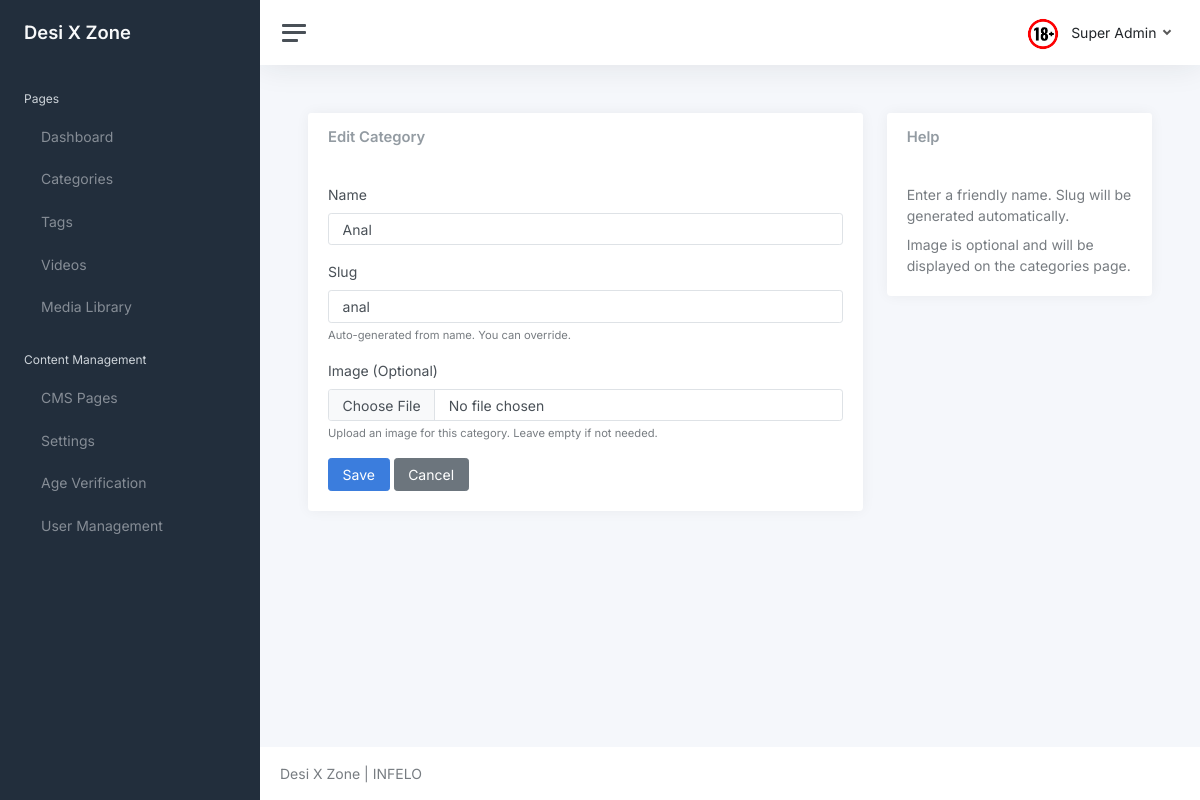
/core/categories/2/edit/ (signed in), run on the app's committed database.
### core/models.py (models this page shows, shortened)
class Settings(models.Model):
	key = models.CharField(max_length=100, unique=True, help_text="Setting key (e.g., 'site_title', 'contact_email')")
	value = models.TextField(help_text="Setting value")
	description = models.TextField(blank=True, help_text="Description of what this setting does")
	created_at = models.DateTimeField(auto_now_add=True)
	updated_at = models.DateTimeField(auto_now=True)
	class Meta:
		ordering = ['key']
		verbose_name = "Setting"
		verbose_name_plural = "Settings"
	@classmethod
	def get_setting(cls, key, default=None):
		try:
			return cls.objects.get(key=key).value
		except cls.DoesNotExist:
			return default

class User(AbstractUser):
	username = None
	first_name = None
	last_name = None
	name = models.CharField(max_length=150, blank=True)
	email = models.EmailField(unique=True)
	is_freeze = models.BooleanField(default=False)
	is_email_verified = models.BooleanField(default=False)
	email_verification_token = models.CharField(max_length=100, blank=True, null=True)
	email_verification_created = models.DateTimeField(blank=True, null=True)
	is_staff = models.BooleanField(default=False, help_text="Designates whether the user can log into the admin site. Only activated users can access admin.")
	USERNAME_FIELD = 'email'
	REQUIRED_FIELDS = []

class Category(models.Model):
	name = models.CharField(max_length=120, unique=True)
	slug = models.SlugField(max_length=140, unique=True)
	image = models.ImageField(upload_to='categories/', blank=True, null=True, help_text="Optional category image")
	class Meta:
		ordering = ["name"]

### core/views.py (the view)
# urls.py: path('categories/<int:pk>/edit/', views.category_update, name='category_update'),
@login_required(login_url='login')
def category_update(request, pk: int):
	category = get_object_or_404(Category, pk=pk)
	if request.method == "POST":
		form = CategoryForm(request.POST, request.FILES, instance=category)
		if form.is_valid():
			form.save()
			messages.success(request, "Category updated successfully")
			return redirect('category_list')
		else:
			messages.error(request, "Please correct the errors below.")
	else:
		form = CategoryForm(instance=category)
	return render(request, 'core/category_form.html', {"form": form, "title": "Edit Category"})

### core/forms.py
class CategoryForm(forms.ModelForm):
    class Meta:
        model = Category
        fields = ["name", "slug", "image"]
        widgets = {
            "name": forms.TextInput(attrs={"class": "form-control", "placeholder": "Category name"}),
            "slug": forms.TextInput(attrs={"class": "form-control", "placeholder": "category-slug"}),
            "image": forms.FileInput(attrs={"class": "form-control", "accept": "image/*"}),
        }

### adulto/context_processors.py (called while the page is built)
def site_branding(request):
	return {
		"site_brand": getattr(settings, "SITE_BRAND", "Desi X Zone"),
		"site_logo_url": getattr(settings, "SITE_LOGO_URL", "/static/logo.png"),
	}

### core/models.py (called while the page is built)
	@classmethod
	def get_active(cls):
		try:
			return cls.objects.filter(is_active=True).first()
		except:
			return None

### templates/core/category_form.html (shortened to what this page needs)
{% extends 'core/layout/base.html' %}
{% block content %}
<div class="container-fluid p-0">
    <div class="row">
        <div class="col-12 col-lg-8">
            <div class="card">
                <div class="card-header">
                    <h5 class="card-title mb-0">{{ title }}</h5>
                </div>
                <div class="card-body">
                    <form method="post" enctype="multipart/form-data">
                        <div class="mb-3">
                            <label class="form-label">Name</label>
                            {{ form.name }}
                        </div>
                        <div class="mb-3">
                            <label class="form-label">Slug</label>
                            {{ form.slug }}
                            <div class="form-text">Auto-generated from name. You can override.</div>
                        </div>
                        <div class="mb-3">
                            <label class="form-label">Image (Optional)</label>
                            {{ form.image }}
                            <div class="form-text">Upload an image for this category. Leave empty if not needed.</div>
                        </div>
                        <button class="btn btn-primary" type="submit">Save</button>
                        <a class="btn btn-secondary" href="{% url 'category_list' %}">Cancel</a>
                    </form>
                </div>
            </div>
        </div>
        <div class="col-12 col-lg-4">
            <div class="card">
                <div class="card-header">
                    <h5 class="card-title mb-0">Help</h5>
                </div>
                <div class="card-body">
                    <p class="text-muted mb-2">Enter a friendly name. Slug will be generated automatically.</p>
                    <p class="text-muted mb-0">Image is optional and will be displayed on the categories page.</p>
                </div>
            </div>
        </div>
    </div>
</div>
{% endblock %}

### templates/core/layout/base.html (shortened to what this page needs)
<!DOCTYPE html>
<html lang="en">
<head>
    <link href="/static/core/css/app.css" rel="stylesheet">
</head>
<body>
    <div class="wrapper">
        {% include 'core/layout/sidebar.html' %}
        <div class="main">
            {% include 'core/layout/header.html' %}
            <main class="content">
                {% block content %}{% endblock %}
            </main>
            <footer class="footer">
                <div class="container-fluid">
                    <div class="row text-muted">
                        <div class="col-6 text-start">
                            <p class="mb-0">
                                {{ site_brand }} | INFELO
                            </p>
                        </div>
                    </div>
                </div>
            </footer>
        </div>
    </div>
</body>
</html>

### templates/core/layout/sidebar.html (shortened to what this page needs)
<nav id="sidebar" class="sidebar js-sidebar">
    <div class="sidebar-content js-simplebar">
        <a class="sidebar-brand" href="index.html">
            <span class="align-middle">{{ site_brand }}</span>
        </a>
        <ul class="sidebar-nav">
            <li class="sidebar-header">
                Pages
            </li>
            <li class="sidebar-item">
                <a class="sidebar-link" href="{% url 'dashboard' %}">
                     <span
                        class="align-middle">Dashboard</span>
                </a>
            </li>
            <li class="sidebar-item">
                <a class="sidebar-link" href="{% url 'category_list' %}">
                     <span
                        class="align-middle">Categories</span>
                </a>
            </li>
            <li class="sidebar-item">
                <a class="sidebar-link" href="{% url 'tag_list' %}">
                     <span
                        class="align-middle">Tags</span>
                </a>
            </li>
            <li class="sidebar-item">
                <a class="sidebar-link" href="{% url 'video_list' %}">
                     <span
                        class="align-middle">Videos</span>
                </a>
            </li>
            <li class="sidebar-item">
                <a class="sidebar-link" href="{% url 'media_library' %}">
                     <span
                        class="align-middle">Media Library</span>
                </a>
            </li>
            <li class="sidebar-header">
                Content Management
            </li>
            <li class="sidebar-item">
                <a class="sidebar-link" href="{% url 'cms_list' %}">
                     <span
                        class="align-middle">CMS Pages</span>
                </a>
            </li>
            <li class="sidebar-item">
                <a class="sidebar-link" href="{% url 'settings_list' %}">
                     <span
                        class="align-middle">Settings</span>
                </a>
            </li>
            <li class="sidebar-item">
                <a class="sidebar-link" href="{% url 'age_verification_list' %}">
                     <span
                        class="align-middle">Age Verification</span>
                </a>
            </li>
            <li class="sidebar-item">
                <a class="sidebar-link" href="{% url 'user_list' %}">
                     <span
                        class="align-middle">User Management</span>
                </a>
            </li>
        </ul>
    </div>
</nav>

### templates/core/layout/header.html (shortened to what this page needs)
<nav class="navbar navbar-expand navbar-light navbar-bg">
    <a class="sidebar-toggle js-sidebar-toggle">
        <i class="hamburger align-self-center"></i>
    </a>
    <div class="navbar-collapse collapse">
        <ul class="navbar-nav navbar-align">
            <li class="nav-item dropdown">
                <a class="nav-link dropdown-toggle d-none d-sm-inline-block" href="#"
                    data-bs-toggle="dropdown">
                    <img src="/static/core/logo.png" class="avatar img-fluid rounded me-1"
                        alt="" /> <span class="text-dark">{{ request.user.name }}</span>
                </a>
            </li>
        </ul>
    </div>
</nav>

### data on the page
Settings: value "Desi X Zone"
User: user.name "Super Admin"
Category: name "Anal", slug "anal"

### other printed values
{{ title }} "Edit Category"
